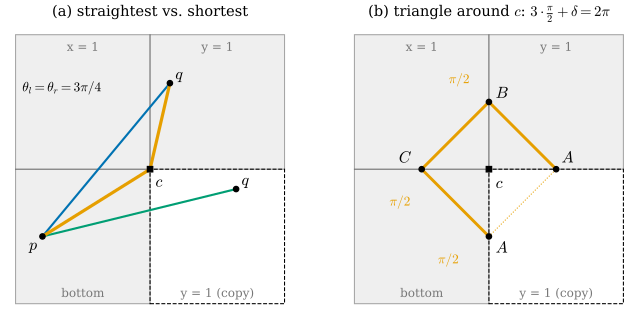

Here is the Python script that generated this plot:
"""Figure 44.3.1: a straightest geodesic through a cube corner, and a geodesic triangle around it (Section 44.3).

The three faces of the unit cube at the corner c = (1, 1, 0) (Theta = 3 pi/2, delta = pi/2), unfolded around c and
drawn as seen from outside (counterclockwise in the picture = counterclockwise about the outward normal):
bottom z = 0 -> (y - 1, x - 1) (third quadrant), x = 1 -> (y - 1, z) (second), y = 1 -> (1 - x, z) (first), and a
dashed second copy of y = 1 attached to the bottom along the edge c -> (0, 1, 0), the map (x, 1, z) -> (z, x - 1)
(fourth quadrant: the first-quadrant copy rotated by -90 degrees). The cone of angle 3 pi/2 is drawn with one face
twice.
(a) p = (0.5, 0.2, 0): the straightest geodesic aimed at c (orange; traced with ch44.trace_straightest, length 1.6)
    leaves equal angles 3 pi/4 on both sides; its end point q and the two shortest paths from p to q (blue, green),
    straight in this unfolding, one through x = 1 and one through the copy of y = 1.
(b) the triangle A = (0.5, 1, 0) -> B = (1, 1, 0.5) -> C = (1, 0.5, 0) -> A around c, each side straight in its face;
    turning angle +pi/2 at A, B, C (counterclockwise about the outward normal: c is on the left).
Self-checks: the drawing is orientation preserving on each face (outward normals); the traced path passes through c
with theta_l = theta_r = 3 pi/4; |pq| along the two shortest paths is 1.482 < 1.6; the turning angles of the triangle,
computed in 3D with the outward normals and (44.3.4), are +pi/2 and 3 (pi/2) + delta = 2 pi.

Run from the project root: PYTHONPATH=tools python3 chapters/44-discrete-geodesics/figures/fig-44-3-1-cube-corner.py
"""

import pathlib
import sys

import dgfig

dgfig.setup()
import matplotlib.pyplot as plt  # noqa: E402
import numpy as np  # noqa: E402

sys.path.insert(0, str(pathlib.Path(__file__).resolve().parents[1] / "lib"))
import ch44  # noqa: E402

col = dgfig.COLORS
OUT = {"bottom": np.array([0, 0, -1.0]), "x1": np.array([1.0, 0, 0]), "y1": np.array([0, 1.0, 0])}


def unfold(P, copy=False):
    """3D points on the three faces at c = (1, 1, 0) -> 2D unfolding seen from outside (copy: y = 1 in the fourth
    quadrant)."""
    P = np.atleast_2d(P)
    out = np.zeros((len(P), 2))
    for n, (x, y, z) in enumerate(P):
        if abs(z) < 1e-12:
            out[n] = (y - 1, x - 1)
        elif abs(x - 1) < 1e-12:
            out[n] = (y - 1, z)
        elif abs(y - 1) < 1e-12:
            out[n] = (z, x - 1) if copy else (1 - x, z)
        else:
            raise ValueError(P[n])
    return out


# the drawing is orientation preserving: the images of a positive basis (u, v) with u x v = N have det > 0
for name, base, u, v in (("bottom", np.array([0.5, 0.5, 0]), np.array([0, 1.0, 0]), np.array([1.0, 0, 0])),
                         ("x1", np.array([1, 0.5, 0.5]), np.array([0, 1.0, 0]), np.array([0, 0, 1.0])),
                         ("y1", np.array([0.5, 1, 0.5]), np.array([0, 0, 1.0]), np.array([1.0, 0, 0]))):
    assert np.cross(u, v) @ OUT[name] > 0
    for cp in ((False, True) if name == "y1" else (False,)):
        b2 = unfold(base, cp)[0]
        du, dv = unfold(base + 0.1 * u, cp)[0] - b2, unfold(base + 0.1 * v, cp)[0] - b2
        assert du[0] * dv[1] - du[1] * dv[0] > 0, name

V, F = ch44.unit_cube(1)
p = np.array([0.5, 0.2, 0.0])
c = np.array([1.0, 1.0, 0.0])
res = ch44.trace_straightest(V, F, ch44.locate_face(V, F, p), p, ch44.unit(c - p), 1.6)
assert res["events"][0][0] == "vertex" and abs(res["events"][0][2] - 1.5 * np.pi) < 1e-12
path = res["points"]
q = path[-1]
P2 = unfold(path)
ang_in = np.arctan2(*(P2[0] - P2[1])[::-1])
ang_out = np.arctan2(*(P2[2] - P2[1])[::-1])
assert abs(((ang_in - ang_out) % (2 * np.pi)) - 3 * np.pi / 4) < 1e-9        # 135 degrees in the unfolding
q1, q2 = unfold(q)[0], unfold(q, copy=True)[0]
L1, L2 = np.linalg.norm(q1 - P2[0]), np.linalg.norm(q2 - P2[0])
assert abs(L1 - L2) < 1e-9 and L1 < 1.6
d_exact = ch44.cube_distance(p, q[None])[0]
assert abs(d_exact - L1) < 1e-9
print(f"straightest length 1.6, shortest d(p, q) = {L1:.4f} (two paths)")


def transport(w, e, Nf, Ng):
    """(44.3.4): carry the direction w across the edge e from the face with normal Nf to the face with normal Ng."""
    e = e / np.linalg.norm(e)
    return (w @ e) * e + (w @ np.cross(Nf, e)) * np.cross(Ng, e)


A, B, C = np.array([0.5, 1, 0.0]), np.array([1, 1, 0.5]), np.array([1, 0.5, 0.0])
tAB, tBC, tCA = (ch44.unit(B - A), ch44.unit(C - B), ch44.unit(A - C))          # in y = 1, x = 1, bottom
turn3d = []
for t_in, t_out, e, Nf, Ng in ((tAB, tBC, np.array([0, 0, 1.0]), OUT["y1"], OUT["x1"]),
                               (tBC, tCA, np.array([0, 1.0, 0]), OUT["x1"], OUT["bottom"]),
                               (tCA, tAB, np.array([1.0, 0, 0]), OUT["bottom"], OUT["y1"])):
    w = transport(t_in, e, Nf, Ng)
    turn3d.append(np.arctan2(np.cross(w, t_out) @ Ng, w @ t_out))
assert np.allclose(turn3d, np.pi / 2) and abs(sum(turn3d) + np.pi / 2 - 2 * np.pi) < 1e-12
# the same turning angles read off the picture (counterclockwise positive)
a_b, b2, c2 = unfold(A)[0], unfold(B)[0], unfold(C)[0]     # A as a point of the bottom (on its edge y = 1)
a_y = np.array([1 - A[0], A[2]])                            # A as a point of y = 1 (first quadrant)
assert np.allclose(a_y, [0.5, 0]) and np.allclose(b2, [0, 0.5]) and np.allclose(c2, [-0.5, 0]) and np.allclose(a_b, [0, -0.5])
Rm90 = np.array([[0, 1], [-1, 0]])                 # first-quadrant y = 1 -> fourth-quadrant copy (rotation by -90)
turn = []
for u, w in ((b2 - a_y, c2 - b2), (c2 - b2, a_b - c2), (a_b - c2, Rm90 @ (b2 - a_y))):
    turn.append(np.arctan2(u[0] * w[1] - u[1] * w[0], u @ w))
assert np.allclose(turn, turn3d)
print("triangle turning angles:", np.round(turn, 6))

fig, (axa, axb) = plt.subplots(1, 2, figsize=(7.0, 3.4))
for ax in (axa, axb):
    for (x0, y0), lab, dashed in (((-1, -1), "bottom", False), ((-1, 0), "x = 1", False), ((0, 0), "y = 1", False),
                                  ((0, -1), "y = 1 (copy)", True)):
        ax.add_patch(plt.Rectangle((x0, y0), 1, 1, fill=not dashed, fc=col["surface"], alpha=0.35 if not dashed else 1,
                                   ec=col["main"], lw=0.8, ls="--" if dashed else "-"))
        ax.text(x0 + 0.5, y0 + 0.5 + (0.38 if y0 == 0 else -0.45), lab, ha="center", fontsize=9, color=col["aux"])
    ax.plot(0, 0, "s", color=col["main"], ms=4, zorder=6)
    ax.set_aspect("equal")
    ax.set_xlim(-1.08, 1.08)
    ax.set_ylim(-1.08, 1.08)
    ax.set_axis_off()
axa.text(0.04, -0.13, r"$c$", fontsize=12)
axa.plot(P2[:, 0], P2[:, 1], color=col["accent"], lw=2.4, zorder=4)
axa.plot([P2[0, 0], q1[0]], [P2[0, 1], q1[1]], color=col["tangent"], lw=1.6, zorder=3)
axa.plot([P2[0, 0], q2[0]], [P2[0, 1], q2[1]], color=col["third"], lw=1.6, zorder=3)
for pt, lab, off in ((P2[0], r"$p$", (-0.1, -0.1)), (q1, r"$q$", (0.04, 0.03)), (q2, r"$q$", (0.04, 0.03))):
    axa.plot(*pt, "o", color=col["main"], ms=4, zorder=6)
    axa.text(pt[0] + off[0], pt[1] + off[1], lab, fontsize=12)
axa.text(-0.95, 0.58, r"$\theta_l = \theta_r = 3\pi/4$", fontsize=10)
axa.set_title("(a) straightest vs. shortest", fontsize=11)

xs = [a_y[0], b2[0], c2[0], a_b[0]]
ys = [a_y[1], b2[1], c2[1], a_b[1]]
axb.plot(xs, ys, color=col["accent"], lw=2.2, zorder=4)
axb.plot([a_b[0], a_y[0]], [a_b[1], a_y[1]], color=col["accent"], lw=0.8, ls=":", zorder=3)
for pt, lab, off in ((a_y, r"$A$", (0.04, 0.05)), (b2, r"$B$", (0.05, 0.03)), (c2, r"$C$", (-0.17, 0.05)),
                     (a_b, r"$A$", (0.05, -0.12))):
    axb.plot(*pt, "o", color=col["main"], ms=4, zorder=6)
    axb.text(pt[0] + off[0], pt[1] + off[1], lab, fontsize=12)
axb.text(0.05, -0.14, r"$c$", fontsize=12)
axb.text(-0.3, 0.64, r"$\pi/2$", fontsize=10, color=col["accent"])
axb.text(-0.74, -0.27, r"$\pi/2$", fontsize=10, color=col["accent"])
axb.text(-0.38, -0.7, r"$\pi/2$", fontsize=10, color=col["accent"])
axb.set_title(r"(b) triangle around $c$: $3\cdot\frac{\pi}{2} + \delta = 2\pi$", fontsize=11)
fig.subplots_adjust(left=0.01, right=0.99, top=0.9, bottom=0.01, wspace=0.06)
dgfig.save(fig, __file__)
